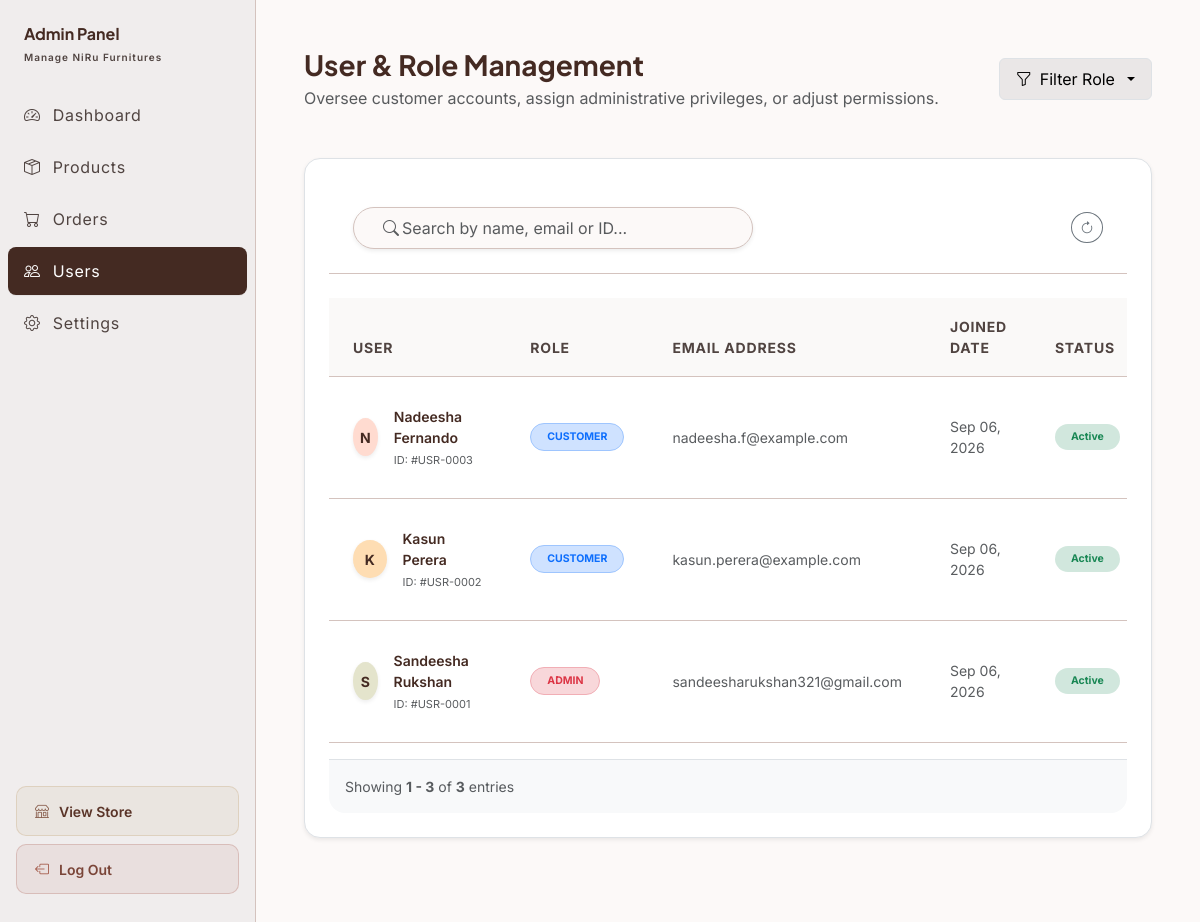
Page /admin/admin-users.php (signed in) on the committed database.
### tables this page shows
CREATE TABLE IF NOT EXISTS `user` (
  `user_id` bigint unsigned NOT NULL AUTO_INCREMENT,
  `first_name` varchar(100) NOT NULL,
  `last_name` varchar(100) NOT NULL,
  `email` varchar(191) NOT NULL,
  `phone` varchar(30) DEFAULT NULL,
  `address_line1` varchar(255) DEFAULT NULL,
  `address_line2` varchar(255) DEFAULT NULL,
  `city` varchar(100) DEFAULT NULL,
  `postal_code` varchar(20) DEFAULT NULL,
  `password_hash` varchar(255) NOT NULL,
  `role_id` int unsigned NOT NULL DEFAULT '2',
  `status_id` int unsigned NOT NULL DEFAULT '1',
  `created_at` datetime NOT NULL DEFAULT CURRENT_TIMESTAMP,
  `updated_at` datetime NOT NULL DEFAULT CURRENT_TIMESTAMP ON UPDATE CURRENT_TIMESTAMP,
  PRIMARY KEY (`user_id`),
  UNIQUE KEY `uq_user_email` (`email`),
  KEY `fk_user_role` (`role_id`),
  KEY `fk_user_status` (`status_id`)
);

CREATE TABLE IF NOT EXISTS `user_role` (
  `role_id` int unsigned NOT NULL AUTO_INCREMENT,
  `role_name` varchar(50) NOT NULL,
  PRIMARY KEY (`role_id`),
  UNIQUE KEY `uq_role_name` (`role_name`)
);

### connection.php (called while the page is built, shortened)
<?php
class Database
{
    public static $connection;
    public static function setUpConnection()
    {
        if (!isset(Database::$connection)) {
            Database::$connection = new mysqli(
                "localhost",
                "root",
                "Rukshan123",
                "niru_furniture",
                3306
            );
        }
    }
    public static function search($q)
    {
        $result = Database::$connection->query($q);
        return $result;
    }
}
?>

### admin/admin-users.php (the view, shortened to what this page needs)
<?php
require_once '../connection.php';
$page = (int)($_GET['page'] ?? 1);
$limit = 10;
$offset = ($page - 1) * $limit;
$total_users_rs = Database::search("SELECT COUNT(*) AS `cnt` FROM `user`");
$total_users = (int)($total_users_rs->fetch_assoc()['cnt'] ?? 0);
$query = "SELECT u.*, r.role_name
          FROM `user` u
          LEFT JOIN `user_role` r ON u.role_id = r.role_id
          ORDER BY u.user_id DESC
          LIMIT $limit OFFSET $offset";
$users_rs = Database::search($query);
?>
<!DOCTYPE html>
<html lang="en">
<head>
  <link href="https://cdn.jsdelivr.net/npm/bootstrap@5.3.3/dist/css/bootstrap.min.css" rel="stylesheet">
  <link href="https://cdn.jsdelivr.net/npm/bootstrap-icons@1.11.3/font/bootstrap-icons.min.css" rel="stylesheet">
  <link rel="stylesheet" href="../assets/css/style.css">
</head>
<body>
  <aside class="admin-sidebar">
    <div class="admin-brand">
      <h2>Admin Panel</h2>
      <small>Manage NiRu Furnitures</small>
    </div>
    <ul class="admin-menu">
      <li><a href="admin-dashboard.php" class="admin-link"><i class="bi bi-speedometer2"></i> Dashboard</a></li>
      <li><a href="admin-products.php" class="admin-link"><i class="bi bi-box-seam"></i> Products</a></li>
      <li><a href="admin-orders.php" class="admin-link"><i class="bi bi-cart"></i> Orders</a></li>
      <li><a href="admin-users.php" class="admin-link active"><i class="bi bi-people"></i> Users</a></li>
      <li><a href="admin-settings.php" class="admin-link"><i class="bi bi-gear"></i> Settings</a></li>
    </ul>
    <div class="px-3 mt-auto d-flex flex-column gap-2 mb-3">
      <a href="../index.php" class="admin-link-store"><i class="bi bi-shop"></i> View Store</a>
      <a href="../logout.php" class="admin-link-logout"><i class="bi bi-box-arrow-left"></i> Log Out</a>
    </div>
  </aside>
  <main class="admin-main">
    <div class="d-flex flex-column flex-md-row align-items-md-center justify-content-between gap-3 mb-5">
      <div>
        <h1 class="fs-3 fw-bold mb-1" style="color: var(--niru-primary);">User & Role Management</h1>
        <p class="text-muted mb-0">Oversee customer accounts, assign administrative privileges, or adjust permissions.</p>
      </div>
      <div class="d-flex gap-2">
        <div class="dropdown">
          <button class="btn btn-light border d-flex align-items-center gap-2 px-3 py-2 dropdown-toggle" type="button" data-bs-toggle="dropdown" style="background-color: #eae7e7; border-color: var(--niru-border);">
            <i class="bi bi-funnel"></i> Filter Role
          </button>
        </div>
      </div>
    </div>
    <div class="customer-table-card mb-5 bg-white rounded-4 border shadow-sm p-4">
      <div class="toolbar-customer d-flex justify-content-between align-items-center mb-4">
        <div class="search-input-customer position-relative flex-grow-1 me-3" style="max-width: 400px;">
          <i class="bi bi-search position-absolute top-50 translate-middle-y ms-3 text-muted"></i>
          <input type="text" id="adminUserSearchInput" class="form-control rounded-pill ps-5 py-2 shadow-sm" placeholder="Search by name, email or ID..." onkeyup="filterAdminUsersTable();">
        </div>
        <div class="d-flex align-items-center gap-2">
          <button class="btn btn-sm btn-outline-secondary rounded-circle" aria-label="Refresh" onclick="window.location.reload();"><i class="bi bi-arrow-clockwise"></i></button>
        </div>
      </div>
      <div class="table-responsive">
        <table class="table table-customers align-middle mb-0">
          <thead>
            <tr>
              <th>USER</th>
              <th>ROLE</th>
              <th>EMAIL ADDRESS</th>
              <th>JOINED DATE</th>
              <th>STATUS</th>
            </tr>
          </thead>
          <tbody>
            <?php
            if ($users_rs->num_rows > 0) {
              $bg_colors = ['#ffdbd0', '#feddb3', '#e4e4cc', '#e5e2e1'];
              $i = 0;
              while ($user = $users_rs->fetch_assoc()) {
                $uid = (int)$user['user_id'];
                $first_name = $user['first_name'] ?? 'Customer';
                $last_name = $user['last_name'] ?? '';
                $full_name = trim($first_name . ' ' . $last_name);
                $initial = strtoupper(substr($first_name, 0, 1));
                $bg = $bg_colors[$i % count($bg_colors)];
                $i++;
                $role_name = $user['role_name'] ?? 'Customer';
                $role_id = (int)($user['role_id'] ?? 2);
                $email = htmlspecialchars($user['email']);
                $date_joined = isset($user['created_at']) ? date("M d, Y", strtotime($user['created_at'])) : 'Active';
                $status_id = (int)($user['status_id'] ?? 1);
                $is_active = ($status_id === 1);
                $role_badge = 'bg-secondary-subtle text-secondary';
                if ($role_id === 1) {
                  $role_badge = 'bg-danger-subtle text-danger border border-danger-subtle';
                } else if ($role_id === 3) {
                  $role_badge = 'bg-info-subtle text-info border border-info-subtle';
                } else if ($role_id === 2) {
                  $role_badge = 'bg-primary-subtle text-primary border border-primary-subtle';
                }
            ?>
              <tr class="admin-user-row">
                <td>
                  <div class="d-flex align-items-center gap-3">
                    <div class="rounded-circle d-flex align-items-center justify-content-center fw-bold shadow-sm" style="width: 38px; height: 38px; background-color: <?php echo $bg; ?>; color: var(--niru-primary);">
                      <?php echo $initial; ?>
                    </div>
                    <div>
                      <div class="fw-semibold" style="color: var(--niru-primary);"><?php echo htmlspecialchars($full_name); ?></div>
                      <small class="text-muted" style="font-size: 11px;">ID: #USR-<?php echo str_pad($uid, 4, '0', STR_PAD_LEFT); ?></small>
                    </div>
                  </div>
                </td>
                <td>
                  <span class="badge rounded-pill <?php echo $role_badge; ?> px-3 py-2 fw-bold user-role-badge">
                    <?php echo htmlspecialchars(strtoupper($role_name)); ?>
                  </span>
                </td>
                <td class="text-muted"><?php echo $email; ?></td>
                <td class="text-muted"><?php echo $date_joined; ?></td>
                <td>
                  <?php if ($is_active) { ?>
                    <span class="badge bg-success-subtle text-success px-3 py-2 rounded-pill fw-bold">Active</span>
                  <?php } else { ?>
                    <span class="badge bg-secondary-subtle text-muted px-3 py-2 rounded-pill fw-bold">Deactivated</span>
                  <?php } ?>
                </td>
              </tr>
            <?php
              }
            } ?>
          </tbody>
        </table>
      </div>
      <div class="d-flex align-items-center justify-content-between p-3 bg-light border-top rounded-bottom-4 mt-3">
        <small class="text-muted">
          Showing <strong><?php echo ($total_users > 0) ? ($offset + 1) : 0; ?> - <?php echo min($offset + $limit, $total_users); ?></strong> of <strong><?php echo $total_users; ?></strong> entries
        </small>
      </div>
    </div>
  </main>
</body>
</html>

### rows in the picture
user: first_name "N", full_name "Nadeesha Fernando", user_id "0003", role.role_name "CUSTOMER", email "nadeesha.f@example.com", created_at "Sep 06, 2026", shows "Active"
user: first_name "K", full_name "Kasun Perera", user_id "0002", role.role_name "CUSTOMER", email "kasun.perera@example.com", created_at "Sep 06, 2026", shows "Active"
user: first_name "S", full_name "Sandeesha Rukshan", user_id "0001", role.role_name "ADMIN", email "sandeesharukshan321@gmail.com", created_at "Sep 06, 2026", shows "Active"

### other values in the picture
$offset + 1 "1"
min($offset + $limit, $total_users) "3"
$total_users "3"
